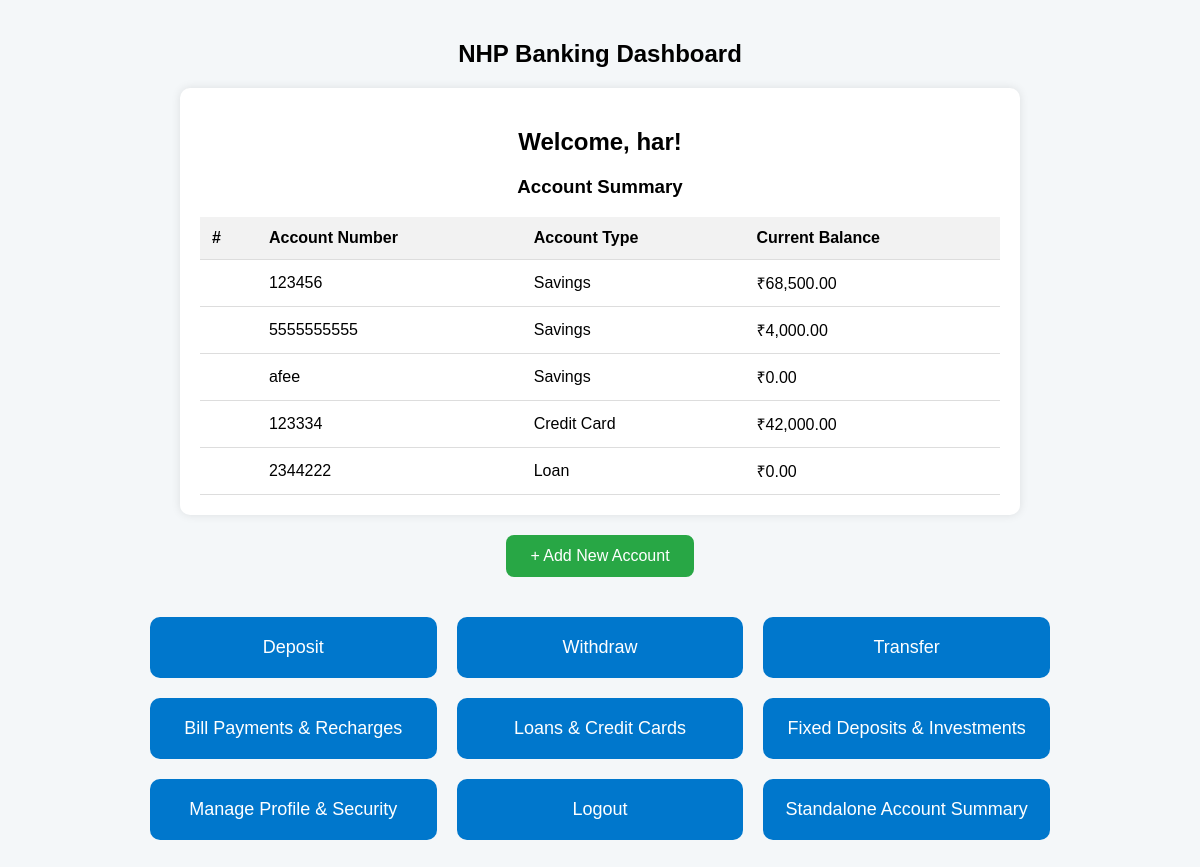
The page /dashboard (signed in) on the database its author committed.
### original.py (models this page shows)
class Account(db.Model):
    account_id = db.Column(db.Integer, primary_key=True)
    user_id = db.Column(db.Integer, db.ForeignKey('user.user_id'), nullable=False)
    account_number = db.Column(db.String(20), unique=True, nullable=False)
    account_type = db.Column(db.String(50), nullable=False)
    balance = db.Column(db.Numeric(12, 2), nullable=False, default=0.00)
    status = db.Column(db.String(20), default='Active')
    created_at = db.Column(db.DateTime, default=datetime.utcnow)
    ifsc_code = db.Column(db.String(20))
    branch_name = db.Column(db.String(100))
    transactions = db.relationship('Transaction', backref='account', lazy=True)

### original.py (the view)
@app.route('/dashboard')
def dashboard():
    if 'username' not in session:
        return redirect(url_for('login'))
    user = User.query.filter_by(username=session['username']).first()
    accounts = Account.query.filter_by(user_id=user.user_id).all()
    print(f"Logged in as: {user.username} (user_id={user.user_id})")
    print(f"Accounts: {[a.account_number for a in accounts]}")
    return render_template('dashboard.html', accounts=accounts)

### templates/dashboard.html (shortened to what this page needs)
<!DOCTYPE html>
<html lang="en">
<head>
</head>
<body>
    <h2>NHP Banking Dashboard</h2>
    <div class="account-summary">
        <h2>Welcome, {{ session['username'] }}!</h2>
        <h3>Account Summary</h3>
        <table>
            <tr>
                <th>#</th>
                <th>Account Number</th>
                <th>Account Type</th>
                <th>Current Balance</th>
            </tr>
            {% for account in accounts %}
            <tr onclick="window.location.href='{{ url_for('account_details', account_id=account.account_id) }}'">
                <td>{{ account.account_number }}</td>
                <td>{{ account.account_type }}</td>
                <td>₹{{ "{:,.2f}".format(account.balance) }}</td>
            </tr>
            {% endfor %}
        </table>
    </div>
    <div class="add-account">
        <a href="{{ url_for('add_account') }}">+ Add New Account</a>
    </div>
    <div class="nav-menu">
        <a href="/dashboard/deposit" class="nav-item">Deposit</a>
        <a href="/dashboard/withdraw" class="nav-item">Withdraw</a>
        <a href="#" class="nav-item">Transfer</a>
        <a href="#" class="nav-item">Bill Payments & Recharges</a>
        <a href="#" class="nav-item">Loans & Credit Cards</a>
        <a href="#" class="nav-item">Fixed Deposits & Investments</a>
        <a href="/pfmanage" class="nav-item">Manage Profile & Security</a>
        <a href="/" class="nav-item">Logout</a>
        <a href="{{ url_for('account_summary') }}" class="nav-item">Standalone Account Summary</a>
    </div>
</body>
</html>

### templates/dashboard.html (style rules this page uses)
body { font-family: Arial, sans-serif; margin: 40px; background-color: #f4f7f9; }
h2, h3 { text-align: center; }
.add-account { text-align: center; margin-bottom: 20px; }
.add-account a { display: inline-block; background-color: #28a745; color: white; padding: 12px 24px; font-size: 16px; border-radius: 8px; text-decoration: none; transition: background-color 0.3s ease; }
.account-summary { max-width: 800px; margin: 20px auto; background-color: white; padding: 20px; border-radius: 10px; box-shadow: 0 0 10px rgba(0, 0, 0, 0.1); }
.nav-menu { display: grid; grid-template-columns: repeat(auto-fill, minmax(250px, 1fr)); gap: 20px; max-width: 900px; margin: 40px auto; }
.nav-item { background-color: #0077cc; color: white; padding: 20px; text-align: center; font-size: 18px; border-radius: 10px; text-decoration: none; transition: background-color 0.3s ease; }
table { width: 100%; border-collapse: collapse; margin-top: 10px; }
th, td { padding: 12px; text-align: left; border-bottom: 1px solid #ddd; }
th { background-color: #f2f2f2; }
tr { cursor: pointer; }

### rows shown on the page
Account: account_number "123456", account_type "Savings", balance "68,500.00"
Account: account_number "5555555555", account_type "Savings", balance "4,000.00"
Account: account_number "afee", account_type "Savings", balance "0.00"
Account: account_number "123334", account_type "Credit Card", balance "42,000.00"
Account: account_number "2344222", account_type "Loan", balance "0.00"

### other values the page prints
{{ session['username'] }} "har"
